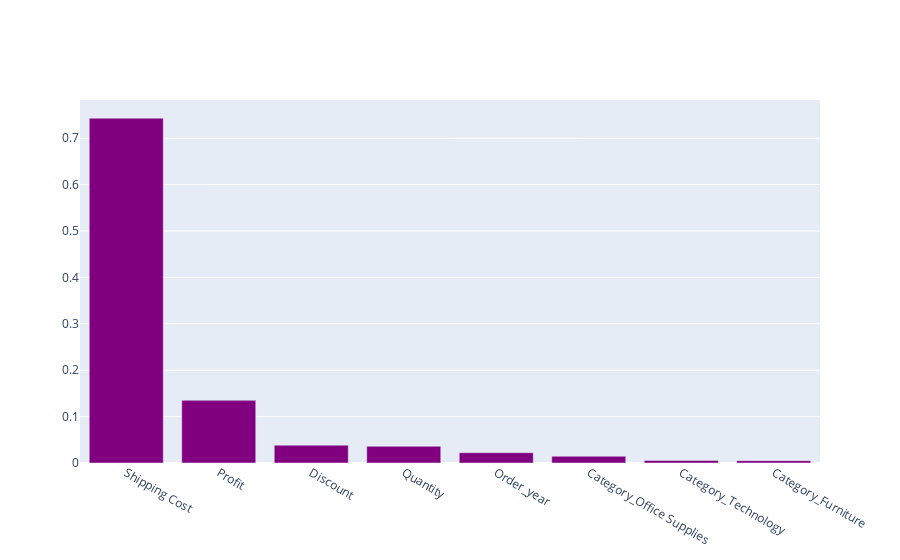

Source (notebook cell):
### Code cell
# Create interactive bar plot
fig = make_subplots(rows=1, cols=1)
fig.add_trace(go.Bar(x=sorted_features, y=sorted_importances, marker=dict(color='purple')),
              row=1, col=1)

### Figure 1 — Plotly figure (JSON) as saved in the notebook; plotly's stock layout.template omitted (floating-point values rounded to 4 significant figures)
{"data": [{"marker": {"color": "purple"}, "type": "bar", "x": ["Shipping Cost", "Profit", "Discount", "Quantity", "Order_year", "Category_Office Supplies", "Category_Technology", "Category_Furniture"], "xaxis": "x", "y": [0.7432, 0.1351, 0.03851, 0.03598, 0.02218, 0.01448, 0.005428, 0.005047], "yaxis": "y"}], "layout": {"xaxis": {"anchor": "y", "domain": [0, 1]}, "yaxis": {"anchor": "x", "domain": [0, 1]}}}
